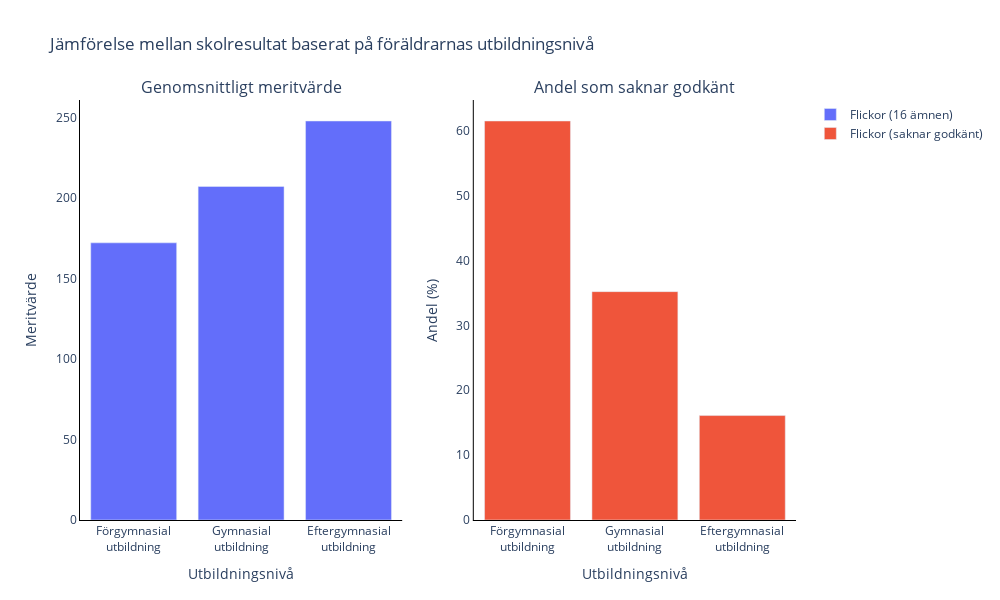

The notebook cell this image was saved under:
### Markdown cell above
c) Undersök nu andra variabler, och hur de påverkar meritvärde och andel med minst ett saknat betyg. Data finns för
läsår 22/23. Exempel kan man undersöka föräldrarnas utbildningsbakgrund. Rita lämpliga grafer.
- Reflektion

### Code cell
import plotly.graph_objs as go
from plotly.subplots import make_subplots
import pandas as pd

def filter_data(df, education_levels, value_column):
    """Filter data based on education level and value column."""
    return df[df["Läsår/Huvudman/Bakgrund"].isin(education_levels)][
        ["Läsår/Huvudman/Bakgrund", value_column]
    ]

def create_bar_chart(df, category_column, value_column, name):
    """Create a bar chart trace for the given dataframe."""
    return go.Bar(x=df[category_column].str.replace(' ', '<br>'), y=df[value_column], name=name)


# Ange vilka utbildningsnivåer som ska inkluderas i plotten
education_levels = [
    "Förgymnasial utbildning",
    "Gymnasial utbildning",
    "Eftergymnasial utbildning",
]

# Skapa subplotter med två kolumner
fig = make_subplots(
    rows=1,
    cols=2,
    subplot_titles=(
        "Genomsnittligt meritvärde",
        "Andel som saknar godkänt",
    ),
)

# Add subplot for average merit rating for girls
df_avg_grades = filter_data(df_grades, education_levels, "Flickor (16 ämnen)")
avg_grades_chart = create_bar_chart(
    df_avg_grades, "Läsår/Huvudman/Bakgrund", "Flickor (16 ämnen)", name="Flickor (16 ämnen)"
)
fig.add_trace(avg_grades_chart, row=1, col=1)

# Add subplot percentage for girls who lacks grad Lägg till subplot för andel flickor som saknar godkänt
df_lacking_grades = filter_data(df_grades, education_levels, "Flickor (saknar godkänt)")
lacking_grades_chart = create_bar_chart(
    df_lacking_grades, "Läsår/Huvudman/Bakgrund", "Flickor (saknar godkänt)", name="Flickor (saknar godkänt)"
)
fig.add_trace(lacking_grades_chart, row=1, col=2)

# Update x-axis and y-axis titles for the first and second subplot
fig.update_xaxes(title_text="Utbildningsnivå", showline=True, linecolor='black', tickangle=0, row=1, col=1)  # First subplot
fig.update_yaxes(title_text="Meritvärde", showline=True, linecolor='black', row=1, col=1)
fig.update_xaxes(title_text="Utbildningsnivå", showline=True, linecolor='black', tickangle=0, row=1, col=2)  # Second subplot
fig.update_yaxes(title_text="Andel (%)", showline=True, linecolor='black', row=1, col=2)

fig.update_layout(
    title_text="Jämförelse mellan skolresultat baserat på föräldrarnas utbildningsnivå", height=600, width=1000,
    plot_bgcolor="white",  # Makes plot background white
    paper_bgcolor="white" # Makes paper background white
)

fig.show()

### Figure 1 — Plotly figure (JSON) as saved in the notebook; plotly's stock layout.template omitted (floating-point values rounded to 4 significant figures)
{"data": [{"name": "Flickor (16 ämnen)", "type": "bar", "x": ["Förgymnasial<br>utbildning", "Gymnasial<br>utbildning", "Eftergymnasial<br>utbildning"], "xaxis": "x", "y": [172.2, 207.2, 247.9], "yaxis": "y"}, {"name": "Flickor (saknar godkänt)", "type": "bar", "x": ["Förgymnasial<br>utbildning", "Gymnasial<br>utbildning", "Eftergymnasial<br>utbildning"], "xaxis": "x2", "y": [61.5, 35.2, 16.1], "yaxis": "y2"}], "layout": {"annotations": [{"font": {"size": 16}, "showarrow": false, "text": "Genomsnittligt meritvärde", "x": 0.225, "xanchor": "center", "xref": "paper", "y": 1, "yanchor": "bottom", "yref": "paper"}, {"font": {"size": 16}, "showarrow": false, "text": "Andel som saknar godkänt", "x": 0.775, "xanchor": "center", "xref": "paper", "y": 1, "yanchor": "bottom", "yref": "paper"}], "height": 600, "paper_bgcolor": "white", "plot_bgcolor": "white", "title": {"text": "Jämförelse mellan skolresultat baserat på föräldrarnas utbildningsnivå"}, "width": 1000, "xaxis": {"anchor": "y", "domain": [0, 0.45], "linecolor": "black", "showline": true, "tickangle": 0, "title": {"text": "Utbildningsnivå"}}, "xaxis2": {"anchor": "y2", "domain": [0.55, 1], "linecolor": "black", "showline": true, "tickangle": 0, "title": {"text": "Utbildningsnivå"}}, "yaxis": {"anchor": "x", "domain": [0, 1], "linecolor": "black", "showline": true, "title": {"text": "Meritvärde"}}, "yaxis2": {"anchor": "x2", "domain": [0, 1], "linecolor": "black", "showline": true, "title": {"text": "Andel (%)"}}}}
